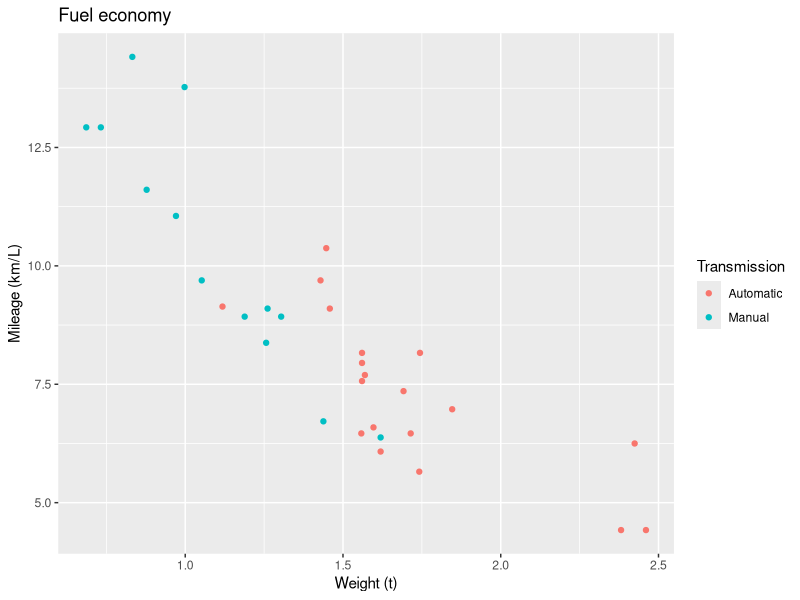

The R script that drew this image:
## ---- chunk 1
library(tidyverse)
carnames <- rownames(mtcars)
mtcars <- as_tibble(mtcars) %>% mutate(car = carnames) %>% select(car, mpg, cyl, hp, wt, am)
## ---- chunk 2
library(tidyverse)
dataset <- mtcars %>% 
  mutate(wt = wt*0.45359,      # Convert lbs to tons
         mpg = mpg * 0.42514,  # Convert mpg to km/L
         Transmission = forcats::fct_recode(as.factor(am), 
                                            Automatic = "0", 
                                            Manual = "1")
    )
knitr::kable(head(dataset), caption = "The mtcars dataset contain data on 32 different cars")
## ---- chunk 3
dataset %>%  
  ggplot(aes(x = wt, y = mpg, color = Transmission)) +
  geom_point() +
  labs(x = "Weight (t)", y = "Mileage (km/L)", title = "Fuel economy")
